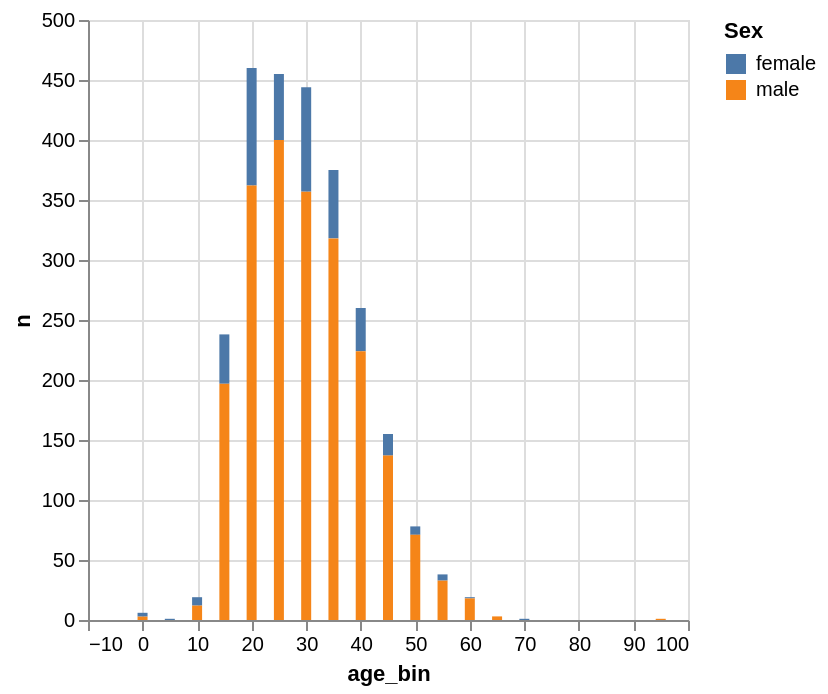

Notebook source saved alongside this figure:
### Code cell
counts_pl.plot.bar(x="age_bin", y="n", color='Sex')

### Figure 1 — Vega-Lite specification as saved in the notebook (floating-point values rounded to 4 significant figures)
{"config": {"view": {"continuousWidth": 300, "continuousHeight": 300}}, "data": {"name": "data-17d2c9c013edfcdffc1fbdc7498fd313"}, "mark": {"type": "bar", "tooltip": true}, "encoding": {"color": {"field": "Sex", "type": "nominal"}, "x": {"field": "age_bin", "type": "quantitative"}, "y": {"field": "n", "type": "quantitative"}}, "params": [{"name": "param_8", "select": {"type": "interval", "encodings": ["x", "y"]}, "bind": "scales"}], "$schema": "https://vega.github.io/schema/vega-lite/v5.20.1.json", "datasets": {"data-17d2c9c013edfcdffc1fbdc7498fd313": [{"age_bin": 0, "Sex": "male", "n": 3}, {"age_bin": 0, "Sex": "female", "n": 3}, {"age_bin": 5, "Sex": "female", "n": 1}, {"age_bin": 10, "Sex": "female", "n": 7}, {"age_bin": 10, "Sex": "male", "n": 12}, {"age_bin": 15, "Sex": "male", "n": 197}, {"age_bin": 15, "Sex": "female", "n": 41}, {"age_bin": 20, "Sex": "female", "n": 98}, {"age_bin": 20, "Sex": "male", "n": 362}, {"age_bin": 25, "Sex": "female", "n": 55}, {"age_bin": 25, "Sex": "male", "n": 400}, {"age_bin": 30, "Sex": "male", "n": 357}, {"age_bin": 30, "Sex": "female", "n": 87}, {"age_bin": 35, "Sex": "female", "n": 57}, {"age_bin": 35, "Sex": "male", "n": 318}, {"age_bin": 40, "Sex": "female", "n": 36}, {"age_bin": 40, "Sex": "male", "n": 224}, {"age_bin": 45, "Sex": "female", "n": 18}, {"age_bin": 45, "Sex": "male", "n": 137}, {"age_bin": 50, "Sex": "female", "n": 7}, {"age_bin": 50, "Sex": "male", "n": 71}, {"age_bin": 55, "Sex": "male", "n": 33}, {"age_bin": 55, "Sex": "female", "n": 5}, {"age_bin": 60, "Sex": "female", "n": 1}, {"age_bin": 60, "Sex": "male", "n": 18}, {"age_bin": 65, "Sex": "male", "n": 3}, {"age_bin": 70, "Sex": "female", "n": 1}, {"age_bin": 95, "Sex": "male", "n": 1}]}}
